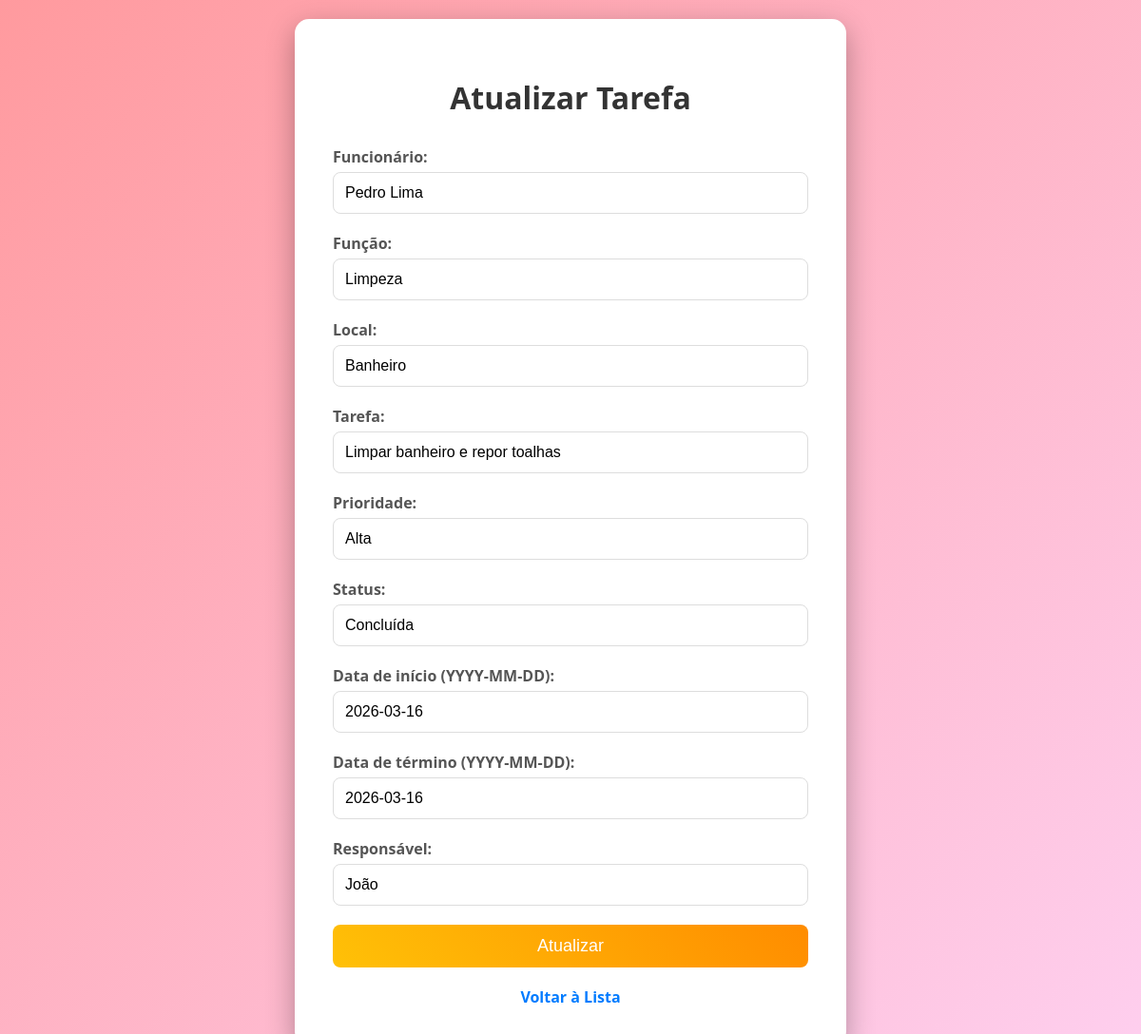
Page /update/3 on the committed database.
### tables this page shows
CREATE TABLE tasks (
            id INTEGER PRIMARY KEY AUTOINCREMENT,
            employee TEXT NOT NULL,
            function TEXT NOT NULL,
            location TEXT NOT NULL,
            task TEXT NOT NULL,
            priority TEXT NOT NULL,
            status TEXT NOT NULL,
            start_date TEXT,
            end_date TEXT,
            responsible TEXT NOT NULL,
            created_date TEXT DEFAULT CURRENT_TIMESTAMP
        );

### app.py (the view, shortened to what this page needs)
@app.route('/update/<int:id>', methods=['GET', 'POST'])
def update(id):
    task = crud.get_all_tasks()
    task = next((t for t in task if t[0] == id), None)
    return render_template('update.html', task=task)

### crud.py (called while the page is built)
def get_all_tasks():
    conn = sqlite3.connect('tasks.db')
    cursor = conn.cursor()
    cursor.execute('SELECT * FROM tasks')
    tasks = cursor.fetchall()
    conn.close()
    return tasks

### templates/update.html (shortened to what this page needs)
<!DOCTYPE html>
<html lang="pt-br">
<head>
</head>
<body>
    <div class="container">
        <h1>Atualizar Tarefa</h1>
        <form method="POST">
            <div class="form-group">
                <label>Funcionário:</label>
                <input type="text" name="employee" value="{{ task[1] }}" required>
            </div>
            <div class="form-group">
                <label>Função:</label>
                <input type="text" name="function" value="{{ task[2] }}" required>
            </div>
            <div class="form-group">
                <label>Local:</label>
                <input type="text" name="location" value="{{ task[3] }}" required>
            </div>
            <div class="form-group">
                <label>Tarefa:</label>
                <input type="text" name="task" value="{{ task[4] }}" required>
            </div>
            <div class="form-group">
                <label>Prioridade:</label>
                <input type="text" name="priority" value="{{ task[5] }}" required>
            </div>
            <div class="form-group">
                <label>Status:</label>
                <input type="text" name="status" value="{{ task[6] }}" required>
            </div>
            <div class="form-group">
                <label>Data de início (YYYY-MM-DD):</label>
                <input type="text" name="start_date" value="{{ task[7] }}">
            </div>
            <div class="form-group">
                <label>Data de término (YYYY-MM-DD):</label>
                <input type="text" name="end_date" value="{{ task[8] }}">
            </div>
            <div class="form-group">
                <label>Responsável:</label>
                <input type="text" name="responsible" value="{{ task[9] }}" required>
            </div>
            <button type="submit">Atualizar</button>
        </form>
        <a href="/list" target="_blank" class="back-link">Voltar à Lista</a>
    </div>
</body>
</html>

### templates/update.html (style rules this page uses)
body { font-family: 'Segoe UI', Tahoma, Geneva, Verdana, sans-serif; background: linear-gradient(135deg, #ff9a9e 0%, #fecfef 100%); margin: 0; padding: 20px; display: flex; justify-content: center; align-items: center; min-height: 100vh; }
.container { background: white; border-radius: 15px; box-shadow: 0 10px 30px rgba(0,0,0,0.3); padding: 40px; max-width: 500px; width: 100%; }
h1 { text-align: center; color: #333; margin-bottom: 30px; }
.form-group { margin-bottom: 20px; }
label { display: block; margin-bottom: 5px; font-weight: bold; color: #555; }
input { width: 100%; padding: 12px; border: 1px solid #ddd; border-radius: 8px; font-size: 16px; box-sizing: border-box; }
button { width: 100%; padding: 12px; background: linear-gradient(45deg, #ffc107, #ff8c00); color: white; border: none; border-radius: 8px; font-size: 18px; cursor: pointer; transition: all 0.3s ease; }
.back-link { display: block; text-align: center; margin-top: 20px; text-decoration: none; color: #007bff; font-weight: bold; }

### rows in the picture
tasks: employee "Pedro Lima", function "Limpeza", location "Banheiro", task "Limpar banheiro e repor toalhas", priority "Alta", status "Concluída", start_date "2026-03-16", end_date "2026-03-16", responsible "João"
